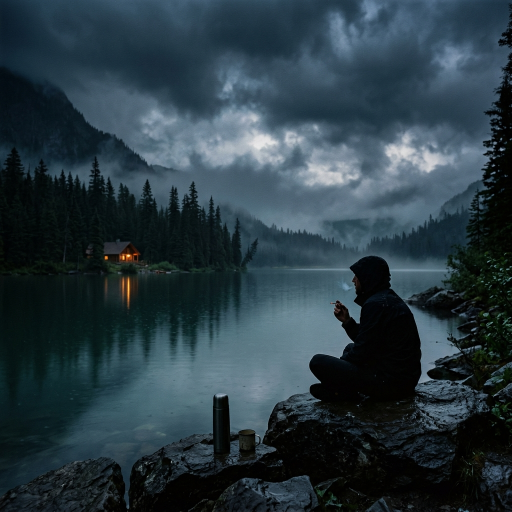
#> input picture assets/images/lake_guy.png, 1024 x 1024 px, found by its file name (shown at 1/2 size)
$ python zoom_hand_marked.py
#> lines starting #> are read from the running program, lines starting #| are printed output that depends on the picture
from PIL import Image, ImageDraw

img = Image.open('c:/laragon/www/my_vibe/assets/images/lake_guy.png').convert('RGB')
#> img is the input picture: PIL image 1024x1024 RGB; mean R, G, B 41.6, 58.4, 66.7
w, h = img.size
#> w = 1024; h = 1024

# Let me view the actual cropped image area to find the cigarette by visual inspection
# The hand is visible around x=65-70%, y=57-62%
# The cigarette extends UP-LEFT from the hand
# Let me create a series of zoom views

# View 1: Crop of x:53-70%, y:48-65% (hand + cigarette area)
x1, y1 = int(w*0.53), int(h*0.48)
#> x1 = 542; y1 = 491
x2, y2 = int(w*0.70), int(h*0.65)
#> x2 = 716; y2 = 665
crop1 = img.crop((x1, y1, x2, y2))
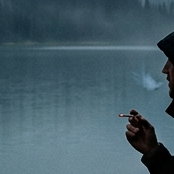
#> crop1: PIL image 174x174 RGB; mean R, G, B 69.9, 94.7, 105.9
# Scale up 3x
c1 = crop1.resize((crop1.width * 3, crop1.height * 3), Image.LANCZOS)

draw = ImageDraw.Draw(c1)
# Add candidate points
candidates = [
    (0.580, 0.590, "A(0.58,0.59)", (255, 0, 0)),
    (0.597, 0.573, "B(0.60,0.57)", (0, 255, 0)),
    (0.615, 0.560, "C(0.62,0.56)", (0, 0, 255)),
    (0.560, 0.580, "D(0.56,0.58)", (255, 255, 0)),
]

for rx, ry, name, color in candidates:
    px = (int(w * rx) - x1) * 3
    py = (int(h * ry) - y1) * 3
    if 0 <= px < c1.width and 0 <= py < c1.height:
        draw.line([(px-8, py), (px+8, py)], fill=color, width=2)
        draw.line([(px, py-8), (px, py+8)], fill=color, width=2)
        draw.text((px+5, py-12), name, fill=color)

dest_path = 'C:/Users/LENOVO/.gemini/antigravity-ide/brain/70d14234-39af-44f8-a996-b4b7f4ef5622/hand_zoom_marked.png'
c1.save(dest_path)
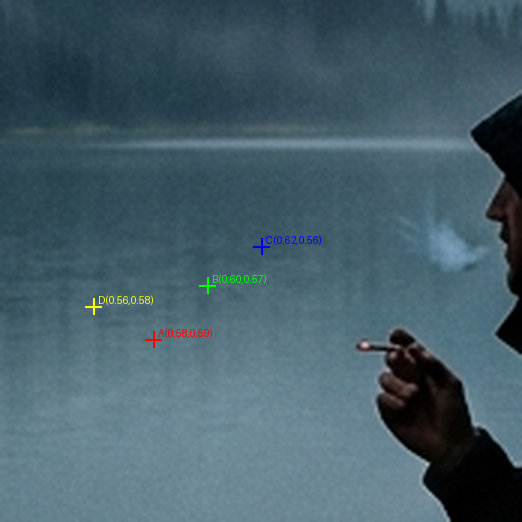
#> saved as hand_zoom_marked.png: PIL image 522x522 RGB; mean R, G, B 70.1, 94.7, 105.7
print(f"Saved to {dest_path}")

$ run again, with assets/images/rainy_forest.jpg saved as assets/images/lake_guy.png
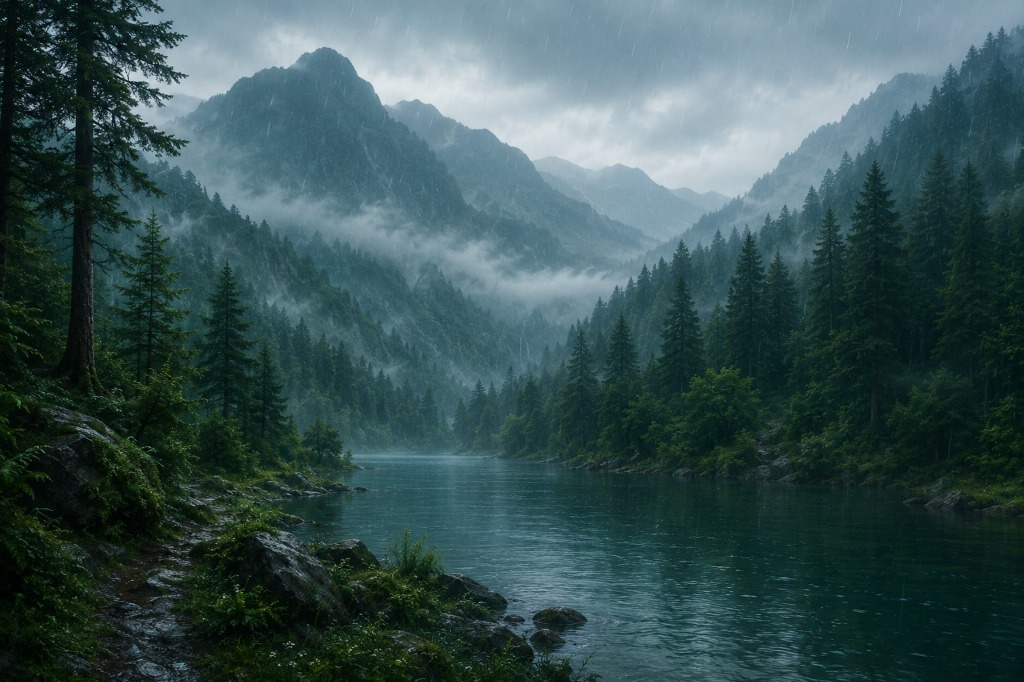
#> input picture assets/images/rainy_forest.jpg, 1024 x 682 px, found by its file name
#> img is the input picture: PIL image 1024x682 RGB; mean R, G, B 56.5, 82.1, 83.3
#> `crop1 = img.crop((x1, y1, x2, y2))`:
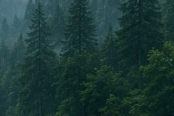
#> crop1: PIL image 174x116 RGB; mean R, G, B 28.2, 57.3, 54.6
#> `c1.save(dest_path)`:
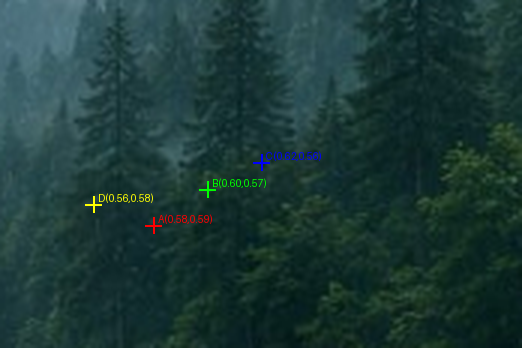
#> saved as hand_zoom_marked.png: PIL image 522x348 RGB; mean R, G, B 28.7, 57.6, 54.7
